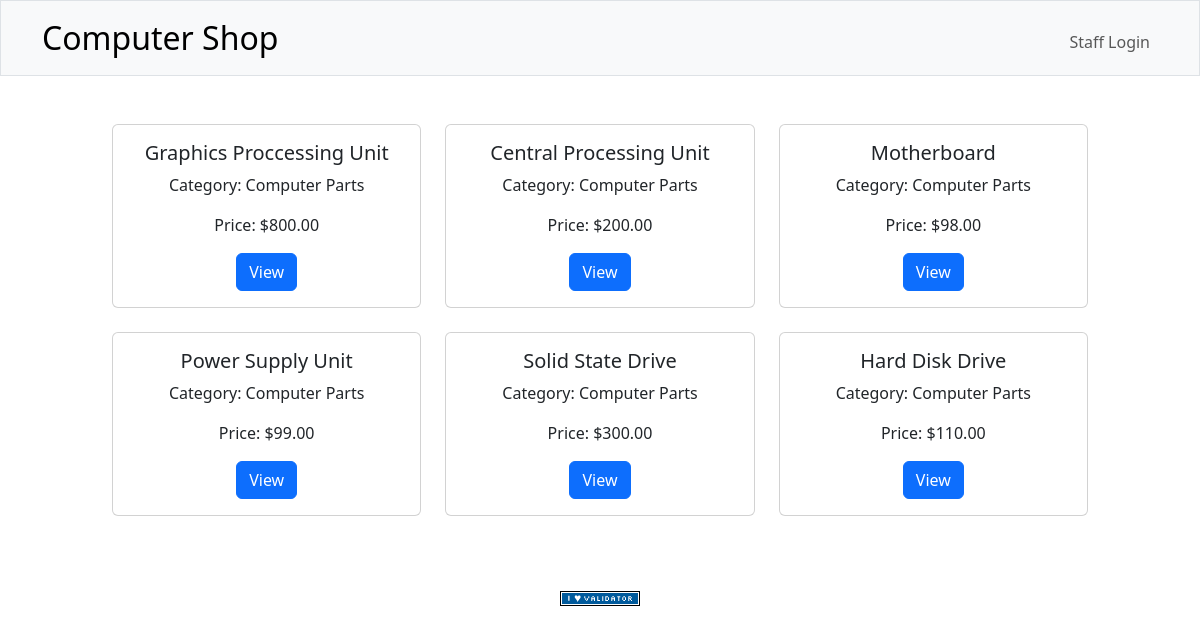
The page / on the database its author committed.
### tables this page shows
CREATE TABLE Product (
    productID INTEGER PRIMARY KEY AUTOINCREMENT NOT NULL,
    name TEXT NOT NULL,
    category TEXT NOT NULL,
    description TEXT NOT NULL,
    instock INTEGER NOT NULL,
    restockPrice NUMERIC NOT NULL,
    salePrice NUMERIC NOT NULL,
    restockURL TEXT NOT NULL
);

### app.py (the view)
@app.route("/")
def index():
    products = db.execute("SELECT productID, name, category, salePrice FROM Product")
    return render_template("home.html", products=products)

### app.py (called while the page is built)
@app.after_request
def after_request(response):
    response.headers["Cache-Control"] = "no-cache, no-store, must-revalidate"
    response.headers["Expires"] = 0
    response.headers["Pragma"] = "no-cache"
    return response

### helpers.py (called while the page is built)
def usd(value):
    return f"${value:,.2f}"

### templates/home.html (shortened to what this page needs)
{% extends "layout.html" %}
{% block main %}
    <div class="container" style="max-width: 1000px; justify-content: center">
        <div class="row">
            {%for item in products%}
                <div class="col-sm-4 mb-4">
                    <div class="card">
                        <div class="card-body py-3">
                            <h5 class="card-title">{{item["name"]}}</h5>
                            <p class="card-text">Category: {{item["category"]}}</p>
                            <p class="card-text">Price: {{item["salePrice"] | usd}}</p>
                            <a href="/view/{{item['productID']}}" class="btn btn-primary">View</a>
                        </div>
                    </div>
                </div>
            {%endfor%}
        </div>
    </div>
{% endblock %}

### templates/layout.html (shortened to what this page needs)
<!DOCTYPE html>
<html lang="en">
    <head>
        <link href="https://cdn.jsdelivr.net/npm/bootstrap@5.3.8/dist/css/bootstrap.min.css" rel="stylesheet">
        <link href="/static/styles.css" rel="stylesheet">
    </head>
    <body>
        <nav class="bg-light border navbar navbar-expand-md navbar-light">
            <div class="container">
                <a class="navbar-brand" href="/">Computer Shop</a>
                <div class="collapse navbar-collapse" id="navbar">
                    {% if session["user_id"] %}
                        <ul class="navbar-nav ms-auto mt-2">
                            <li class="nav-item"><a class="nav-link" href="/logout">Log Out</a></li>
                            <li class="nav-item"><a class="nav-link" href="/portal">Portal</a></li>
                        </ul>
                    {% else %}
                        <ul class="navbar-nav ms-auto mt-2">
                            <li class="nav-item"><a class="nav-link" href="/login">Staff Login</a></li>
                        </ul>
                    {% endif %}
                </div>
            </div>
        </nav>
        <main class="container py-5 text-center">
            {% block main %}{% endblock %}
        </main>
        <footer class="mb-5">
            <form action="https://validator.w3.org/check" class="text-center" enctype="multipart/form-data" method="post" target="_blank">
                <input alt="Validate" src="/static/I_heart_validator.png" type="image">
            </form>
        </footer>
    </body>
</html>

### static/styles.css (style rules this page uses)
nav .navbar-brand { font-size: xx-large; }

### rows shown on the page
Product: name "Graphics Proccessing Unit", category "Computer Parts", salePrice "$800.00"
Product: name "Central Processing Unit", category "Computer Parts", salePrice "$200.00"
Product: name "Motherboard", category "Computer Parts", salePrice "$98.00"
Product: name "Power Supply Unit", category "Computer Parts", salePrice "$99.00"
Product: name "Solid State Drive", category "Computer Parts", salePrice "$300.00"
Product: name "Hard Disk Drive", category "Computer Parts", salePrice "$110.00"
